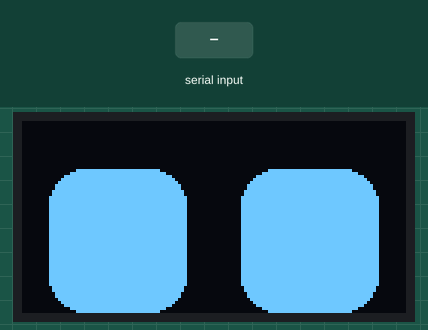
Recording of a sketch running on a simulated Arduino Uno, built with avr-gcc and run on an emulated ATmega328P. On the bench: 128×64 one-colour display. The inputs (shaded band) are chosen by the test bench. What the sketch prints to the serial monitor is not drawn.

Above: at 0.1 s.
1.3 s: "Victory\n" received over Serial
At 3.6 s:
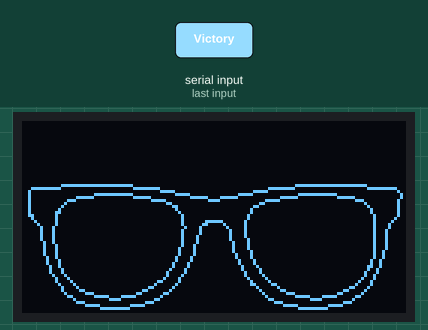
4.0 s: "Happy\n" received over Serial
At 5.1 s:
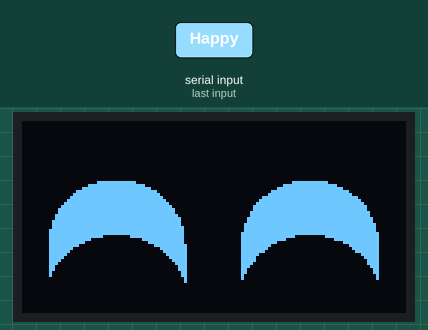
7.0 s: "Sad\n" received over Serial
At 7.9 s:
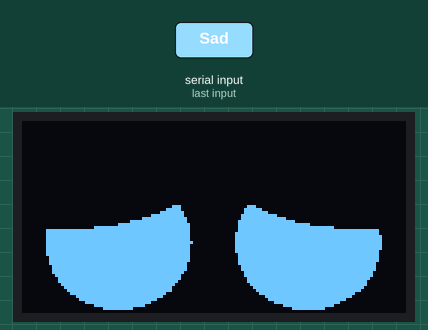
10.0 s: "Angry\n" received over Serial
At 11.1 s:
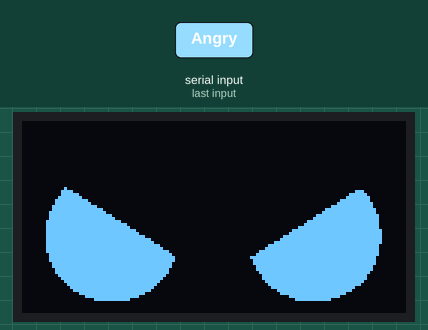
13.0 s: "Sleeping\n" received over Serial
At 13.7 s:
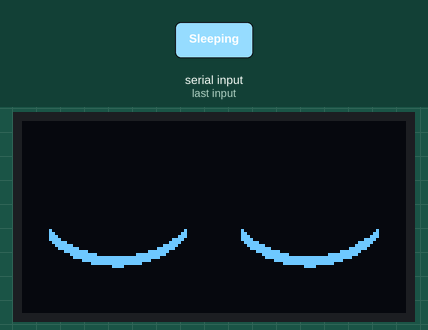
Timing chart, 0 to 15.7 s (numbered marks = the images above; inputs shaded):
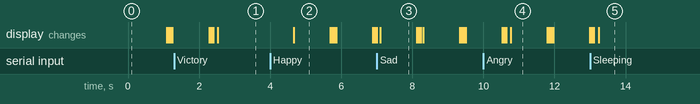

The sketch:

Robo_Otto_Olhos.ino
```cpp
/*
*  Sketch original escrito por Julian C Braga, HiTech Mecatrônica
*  21/08/2022
*/

// Inclusão de bibliotecas
#include <SPI.h>
#include <Wire.h>
#include <Adafruit_GFX.h>
#include <Adafruit_SSD1306.h>
#include "Animations.h"

#define SCREEN_WIDTH 128 // Largura display, em pixels
#define SCREEN_HEIGHT 64 // Altura display, em pixels

// Declaração pino reset para I2C
#define OLED_RESET  -1 // Será o mesmo reset da placa
// Criação objeto display
Adafruit_SSD1306 display(SCREEN_WIDTH, SCREEN_HEIGHT, &Wire, OLED_RESET);
// Altura e largura ANIMACAO (alterar tamanho se necessário)
#define ANIMACAO_HEIGHT   64
#define ANIMACAO_WIDTH  128

String RX_Serial = "Normal";

void setup() {
  // Início comunicação serial com 19200 bps
  Serial.begin(19200);

  // SSD1306_SWITCHCAPVCC = gerar tensão para display 3.3V internamente
  if(!display.begin(SSD1306_SWITCHCAPVCC, 0x3C)) { // 0x3C sendo o end I2C
    Serial.println(F("Falha alocação SSD1306"));
    for(;;); // Não processado, loop infinito
  }
  // Limpa display
  display.clearDisplay();
}

// Sub-rotina para carregar o display
void PrintDisplay(const unsigned char Bitmap[]) {
  //Limpa o display
  display.clearDisplay();
  // Preenche a tela com bitmap
  display.drawBitmap((display.width()  - ANIMACAO_WIDTH ) / 2, (display.height() - ANIMACAO_HEIGHT) / 2, Bitmap, ANIMACAO_WIDTH, ANIMACAO_HEIGHT, 1);
  // Exibe no display
  display.display();
}
void Wave(void){
  PrintDisplay(Y_Wave);
  display.setTextSize(2);
  display.setTextColor(WHITE);
  display.setCursor(40,0);
  display.print("WAVE");
  display.display();
  delay(500);
  display.clearDisplay();
  display.display();
  delay(100);
}
void Magic(void){
  PrintDisplay(Y_Wave);
  display.setTextSize(2);
  display.setTextColor(WHITE);
  display.setCursor(35,0);
  display.print("MAGIC");
  display.display();
  delay(500);
  display.clearDisplay();
  display.display();
  delay(100);
}


void Aberto(void){
  display.clearDisplay();
  display.fillRoundRect( 9, 16, 46, 48, 12, WHITE);  //drawRoundRect(x, y, largura, altura, raio, cor)
  display.fillRoundRect(73, 16, 46, 48, 12, WHITE);
  display.display();
  delay(1000);
}
void Pisca(void){
  //Meio Aberto
  display.clearDisplay();
  display.fillRoundRect( 9, 24, 46, 32, 10, WHITE);  //drawRoundRect(x, y, largura, altura, raio, cor)
  display.fillRoundRect(73, 24, 46, 32, 10, WHITE);
  display.display();
  delay(30); //30
  //Meio Fechado
  display.clearDisplay();
  display.fillRoundRect( 9, 32, 46, 16, 10, WHITE);  //drawRoundRect(x, y, largura, altura, raio, cor)
  display.fillRoundRect(73, 32, 46, 16, 10, WHITE);
  display.display();
  delay(30); //30

  //Fechado
  display.clearDisplay();
  display.fillRoundRect( 9, 37, 46, 6, 10, WHITE);  //drawRoundRect(x, y, largura, altura, raio, cor)
  display.fillRoundRect(73, 37, 46, 6, 10, WHITE);
  display.display();
  delay(20); //20

}

/**
 * Função que lê uma string da Serial
 * e retorna-a
 */
String leStringSerial(){
  String RX_SD = "";
  char caractere;
  while(Serial.available() > 0) {       // Enquanto receber algo pela serial
    caractere = Serial.read();          // Lê byte da serial
    if (caractere != '\n'){             // Ignora caractere de quebra de linha
      RX_SD.concat(caractere);          // Concatena valores
    }
    delay(10);                          // Aguarda buffer serial ler próximo caractere
  }
  Serial.print("Recebi: ");
  Serial.println(RX_SD);
  return RX_SD;
}
//---------------------------------
void loop() {
  if (Serial.available() > 0){  // Se receber algo pela serial
    RX_Serial = leStringSerial(); // Lê toda string recebida
  }
  if (RX_Serial == "Normal"    ) {Aberto(); Pisca();}                                                // Normal
  if (RX_Serial == "Happy"     ) {PrintDisplay(Y_Happy); delay(1000); Pisca();}                      // Feliz
  if (RX_Serial == "SuperHappy") {PrintDisplay(Y_Happy); delay(1200); Pisca();}                      // Super Feliz
  if (RX_Serial == "Sad"       ) {PrintDisplay(Y_Sad); delay(1000); Pisca();}                        // Triste
  if (RX_Serial == "Victory"   ) {PrintDisplay(Y_Victory); delay(1000);}                            // Vitorioso
  if (RX_Serial == "Angry"     ) {PrintDisplay(Y_Angry); delay(1000); Pisca();}                      // Com raiva
  if (RX_Serial == "Sleeping"  ) {PrintDisplay(Y_Sleeping); delay(1000);}                            // Dormindo
  if (RX_Serial == "Fretful"   ) {PrintDisplay(Y_Angry); delay(1000);Pisca();}                       // Irritado
  if (RX_Serial == "Love"      ) {PrintDisplay(Y_Love); delay(1000);Pisca();}                        // Apaixonado
  if (RX_Serial == "Confused"  ) {PrintDisplay(Y_Confused); delay(1000);Pisca();}                    // Confused Confuso
  if (RX_Serial == "Fart"      ) {PrintDisplay(Y_Fart); delay(1000);Pisca();}                        // Peidano
  if (RX_Serial == "Wave"      ) {Wave();}                                                           // Onda, Sirene
  if (RX_Serial == "Magic"     ) {Magic();}                                                          // Magico, Sirene
  if (RX_Serial == "Fail"      ) {PrintDisplay(Y_Fail); delay(1000);}                                // Caiu, falhou

}// Fim do sketch
```

Source omitted: Animations.h (data table, 64068 bytes)

Measured:
- after the input at 4.0 s, the display: changes after 0.66 s (image 2)
- what the display in image 2 shows lasts 1.0 s, from 4.7 s to 5.7 s
